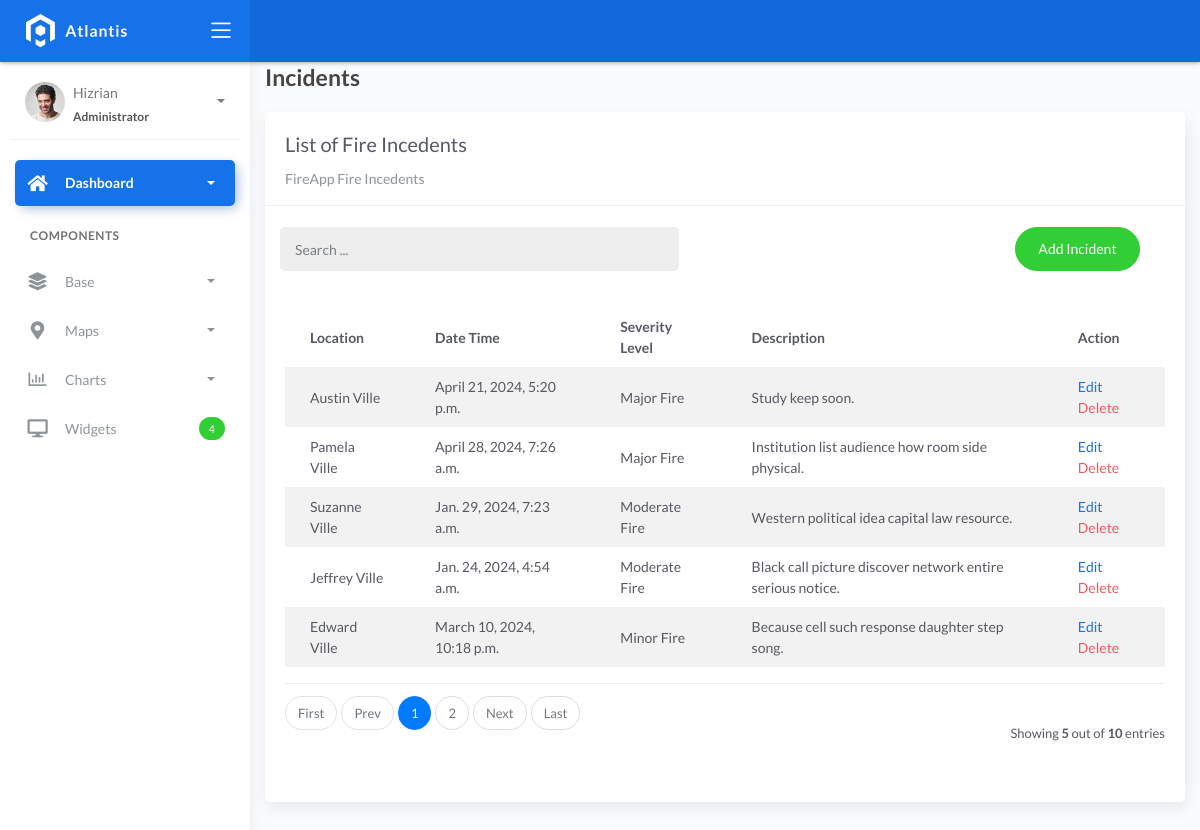
Page /incidentlist on the earlier database version.
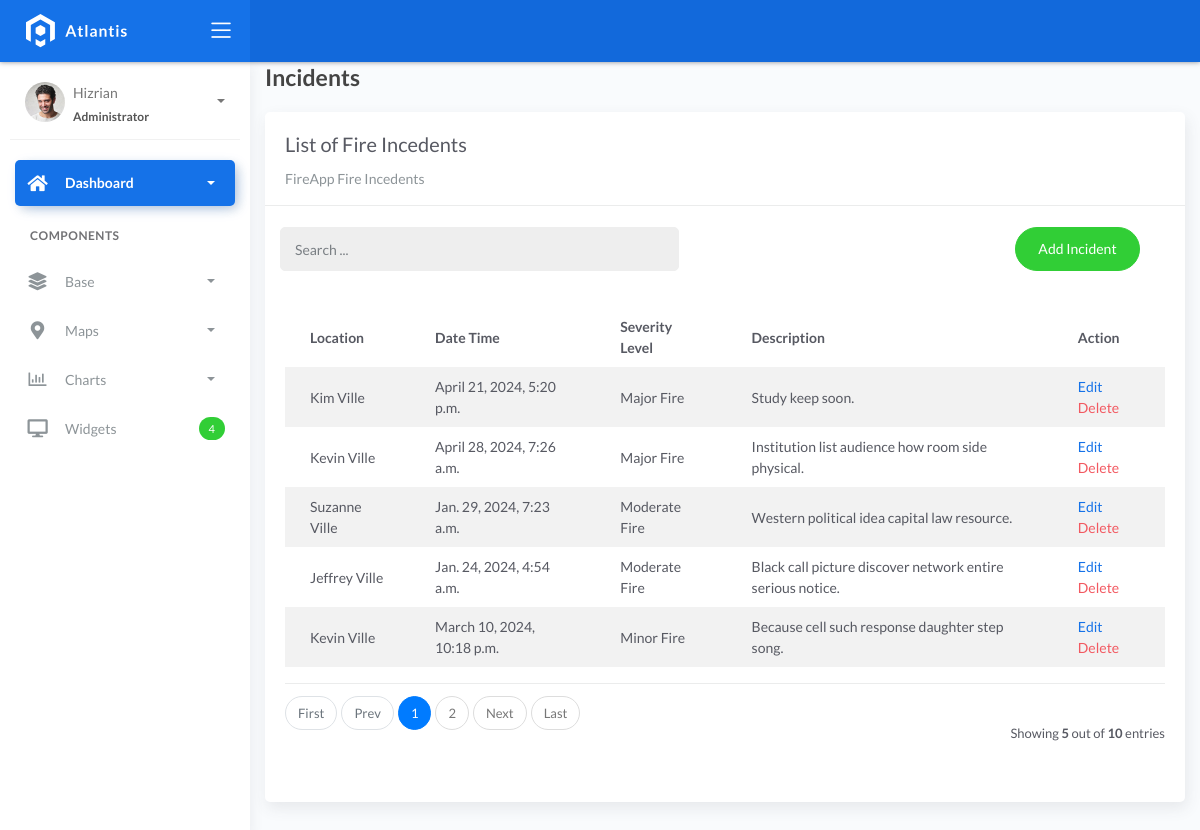
Same page on the later database version.
### fire/models.py (models this page shows, shortened)
class BaseModel(models.Model):
    created_at = models.DateTimeField(auto_now_add=True, db_index=True)
    updated_at = models.DateTimeField(auto_now=True)
    class Meta:
        abstract = True

class Incident(BaseModel):
    SEVERITY_CHOICES = (
        ('Minor Fire', 'Minor Fire'),
        ('Moderate Fire', 'Moderate Fire'),
        ('Major Fire', 'Major Fire'),
    )
    location = models.ForeignKey(Locations, on_delete=models.CASCADE)
    date_time = models.DateTimeField(blank=True, null=True)
    severity_level = models.CharField(max_length=45, choices=SEVERITY_CHOICES)
    description = models.CharField(max_length=250)

class Locations(BaseModel):
    name = models.CharField(max_length=150)
    latitude = models.DecimalField(
        max_digits=22, decimal_places=16, null=True, blank=True)
    longitude = models.DecimalField(
        max_digits=22, decimal_places=16, null=True, blank=True)
    address = models.CharField(max_length=150)
    city = models.CharField(max_length=150)  # can be in separate table
    country = models.CharField(max_length=150)  # can be in separate table
    def __str__(self):
        return self.name

### fire/views.py (the view)
# urls.py: path('incidentlist', IncidentList.as_view(), name='incident-list'),
class IncidentList(ListView):
    model = Incident
    context_object_name = 'incident'
    template_name = "incidentlist.html"
    paginate_by = 5
    def get_queryset(self, *args, **kwargs):
        qs = super(IncidentList, self).get_queryset(*args, **kwargs)
        if self.request.GET.get("q") != None:
            query = self.request.GET.get('q')
            qs = qs.filter(Q(location__name__icontains=query) |
            Q(date_time__icontains=query) | Q(severity_level__icontains=query))
        return qs

### templates/incidentlist.html (shortened to what this page needs)
{% extends 'base.html' %} {% load static %} {% block content %}
<div class="content">
    <div class="container-fluid">
        <h4 class="page-title">Incidents</h4>
        <div class="row">
            <div class="col-md-12">
                <div class="card">
                    <div class="card-header">
                        <div class="card-title">List of Fire Incedents</div>
                        <div class="card-category">FireApp Fire Incedents</div>
                    </div>
                    <br>
                        <div class="col-md-12 row">
                            <div class="col-md-6">
                                <form action="" class="navbar-left navbar-form nav-search mr-md-3" action="{% url 'incident-list' %}">
                                    <div class="input-group">
                                        <input type="text" placeholder="Search ..." class="form-control" name="q">
                                        <div class="input-group-append">
                                        <span class="input-group-text">
                                        </span>
                                        </div>
                                    </div>
                                </form>
                            </div>
                            <div class="col-md-6">
                                <div class="pull-right">
                                    <a href="{% url 'incident-add' %}" class="btn btn-success btn-rounded">Add Incident</a>
                                </div>
                            </div>
                        </div>
                    <div class="card-body">
                        <table class="table table-striped mt-3">
                            <thead>
                                <tr>
                                    <th scope="col">Location</th>
                                    <th scope="col">Date Time</th>
                                    <th scope="col">Severity Level</th>
                                    <th scope="col">Description</th>
                                    <th scope="col">Action</th>
                                </tr>
                            </thead>
                            <tbody>
                                {% for object in object_list %}
                                <tr>
                                    <td>{{ object.location }}</td>
                                    <td>{{ object.date_time }}</td>
                                    <td>{{ object.severity_level }}</td>
                                    <td>{{ object.description }}</td>
                                    <td>
                                        <a href="incidentlist/{{ object.id }}">Edit</a>
                                        <a href="incidentlist/{{ object.id }}/delete" class="text-danger">Delete</a>
                                    </td>
                                </tr>
                                {% empty %}
                                <tr>
                                    <td colspan="4" style="text-align: center">
                                    <p class="text-sm font-weight-bold mb-0">No Records Found</p>
                                    </td>
                                </tr>
                                {% endfor %}
                            </tbody>
                        </table>
                        {% include 'includes/pagination.html' %}
                    </div>
                </div>
            </div>
        </div>
    </div>
</div>
{% endblock %}

### templates/base.html (shortened to what this page needs)
{% load static %}
<!DOCTYPE html>
<html lang="en">
  <head>
    <link rel="stylesheet" href="{% static 'css/bootstrap.min.css' %}" />
    <link rel="stylesheet" href="{% static 'css/atlantis.min.css' %}" />
    <link rel="stylesheet" href="{% static 'css/demo.css' %}" />
  </head>
  <body>
    <div class="wrapper">
      <div class="main-header">
        <div class="logo-header" data-background-color="blue">
          <a href="{% url 'home' %}" class="logo">
            <img src="{% static 'img/logo.svg' %}" alt="navbar brand" class="navbar-brand" />
          </a>
          <div class="nav-toggle">
            <button class="btn btn-toggle toggle-sidebar">
              <i class="icon-menu"></i>
            </button>
          </div>
        </div>
        <nav class="navbar navbar-header navbar-expand-lg" data-background-color="blue2">
        </nav>
      </div>
      <div class="sidebar sidebar-style-2">
        <div class="sidebar-wrapper scrollbar scrollbar-inner">
          <div class="sidebar-content">
            <div class="user">
              <div class="avatar-sm float-left mr-2">
                <img src="{% static 'img/profile.jpg' %}" alt="..." class="avatar-img rounded-circle" />
              </div>
              <div class="info">
                <a data-toggle="collapse" href="#collapseExample" aria-expanded="true">
                  <span>
                    Hizrian
                    <span class="user-level">Administrator</span>
                    <span class="caret"></span>
                  </span>
                </a>
              </div>
            </div>
            <ul class="nav nav-primary">
              <li class="nav-item active">
                <a data-toggle="collapse" href="#dashboard" class="collapsed" aria-expanded="false">
                  <i class="fas fa-home"></i>
                  <p>Dashboard</p>
                  <span class="caret"></span>
                </a>
              </li>
              <li class="nav-section">
                <h4 class="text-section">Components</h4>
              </li>
              <li class="nav-item">
                <a data-toggle="collapse" href="#base">
                  <i class="fas fa-layer-group"></i>
                  <p>Base</p>
                  <span class="caret"></span>
                </a>
              </li>
              <li class="nav-item">
                <a data-toggle="collapse" href="#maps">
                  <i class="fas fa-map-marker-alt"></i>
                  <p>Maps</p>
                  <span class="caret"></span>
                </a>
              </li>
              <li class="nav-item">
                <a data-toggle="collapse" href="#charts">
                  <i class="far fa-chart-bar"></i>
                  <p>Charts</p>
                  <span class="caret"></span>
                </a>
              </li>
              <li class="nav-item">
                <a href="widgets.html">
                  <i class="fas fa-desktop"></i>
                  <p>Widgets</p>
                  <span class="badge badge-success">4</span>
                </a>
              </li>
            </ul>
          </div>
        </div>
      </div>
      <div class="main-panel">
        {% block content %}
        {% endblock %}
      </div>
    </div>
  </body>
</html>

### templates/includes/pagination.html (shortened to what this page needs)
{% if is_paginated %}
<div class="card-footer px-0 border-0 d-flex flex-column flex-lg-row align-items-center justify-content-between mt-3">
  <nav aria-label="Topics pagination" class="mb-4">
    <ul class="pagination">
      {% if page_obj.number > 1 %}
      <li class="page-item">
        <a class="page-link" href="?page=1">First</a>
      </li>
      {% else %}
      <li class="page-item disabled">
        <span class="page-link">First</span>
      </li>
      {% endif %} {% if page_obj.has_previous %}
      <li class="page-item">
        <a class="page-link" href="?page={{ page_obj.previous_page_number }}">Prev</a>
      </li>
      {% else %}
      <li class="page-item disabled">
        <span class="page-link">Prev</span>
      </li>
      {% endif %} {% for page_num in paginator.page_range %} {% if page_obj.number == page_num %}
      <li class="page-item active">
        <span class="page-link">
          {{ page_num }}
        </span>
      </li>
      {% elif page_num > page_obj.number|add:'-3' and page_num < page_obj.number|add:'3' %}
      <li class="page-item">
        <a class="page-link" href="?page={{ page_num }}">{{ page_num }}</a>
      </li>
      {% endif %} {% endfor %} {% if page_obj.has_next %}
      <li class="page-item">
        <a class="page-link" href="?page={{ page_obj.next_page_number }}">Next</a>
      </li>
      {% else %}
      <li class="page-item disabled">
        <span class="page-link">Next</span>
      </li>
      {% endif %} {% if page_obj.number != paginator.num_pages %}
      <li class="page-item">
        <a class="page-link" href="?page={{ paginator.num_pages }}">Last</a>
      </li>
      {% else %}
      <li class="page-item disabled">
        <span class="page-link">Last</span>
      </li>
      {% endif %}
    </ul>
  </nav>
  <div class="fw-normal small mt-4 mt-lg-0">Showing <b>{{object_list.count}}</b> out of <b>{{paginator.count}}</b> entries</div>
</div>
{% endif %}

Differences in the rows shown:
changed Incident "Study keep soon.": location "Austin Ville" → "Kim Ville"
changed Incident "April 28, 2024, 7:26 a.m.": location "Pamela Ville" → "Kevin Ville"
changed Incident "March 10, 2024, 10:18 p.m.": location "Edward Ville" → "Kevin Ville"
